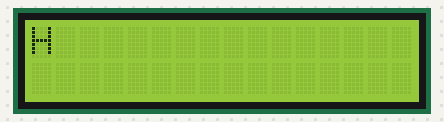
Recording of a program running on a simulated MicroPython board. Shown: 16×2 character LCD. At 1.2 s the program stops and its outputs stay as they are.

Above: at 0.05 s.
At 0.5 s:
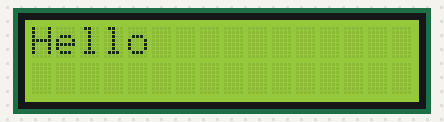
At 0.85 s:
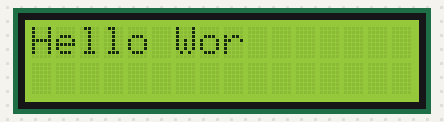
At 1.2 s:
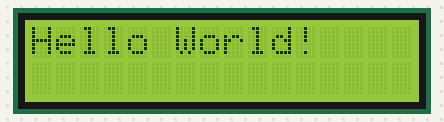

The program:

main.py
```python
import machine
import utime

rs = machine.Pin(16,machine.Pin.OUT)
e = machine.Pin(17,machine.Pin.OUT)
d4 = machine.Pin(18,machine.Pin.OUT)
d5 = machine.Pin(19,machine.Pin.OUT)
d6 = machine.Pin(20,machine.Pin.OUT)
d7 = machine.Pin(21,machine.Pin.OUT)

def pulseE():
    e.value(1)
    utime.sleep_us(40)
    e.value(0)
    utime.sleep_us(40)
def send2LCD4(BinNum):
    d4.value((BinNum & 0b00000001) >>0)
    d5.value((BinNum & 0b00000010) >>1)
    d6.value((BinNum & 0b00000100) >>2)
    d7.value((BinNum & 0b00001000) >>3)
    pulseE()
def send2LCD8(BinNum):
    d4.value((BinNum & 0b00010000) >>4)
    d5.value((BinNum & 0b00100000) >>5)
    d6.value((BinNum & 0b01000000) >>6)
    d7.value((BinNum & 0b10000000) >>7)
    pulseE()
    d4.value((BinNum & 0b00000001) >> 0)
    d5.value((BinNum & 0b00000010) >> 1)
    d6.value((BinNum & 0b00000100) >> 2)
    d7.value((BinNum & 0b00001000) >> 3)
    pulseE()
def setUpLCD():
    rs.value(0)
    send2LCD4(0b0011)#8 bit
    send2LCD4(0b0011)#8 bit
    send2LCD4(0b0011)#8 bit
    send2LCD4(0b0010)#4 bit
    send2LCD8(0b00101000)#4 bit,2 lines?,5*8 bots
    send2LCD8(0b00001100)#lcd on, blink off, cursor off.
    send2LCD8(0b00000110)#increment cursor, no display shift
    send2LCD8(0b00000001)#clear screen
    utime.sleep_ms(2)#clear screen needs a long delay

setUpLCD()
rs.value(1)
for x in 'Hello World!':
    send2LCD8(ord(x))
    utime.sleep_ms(100)
```
